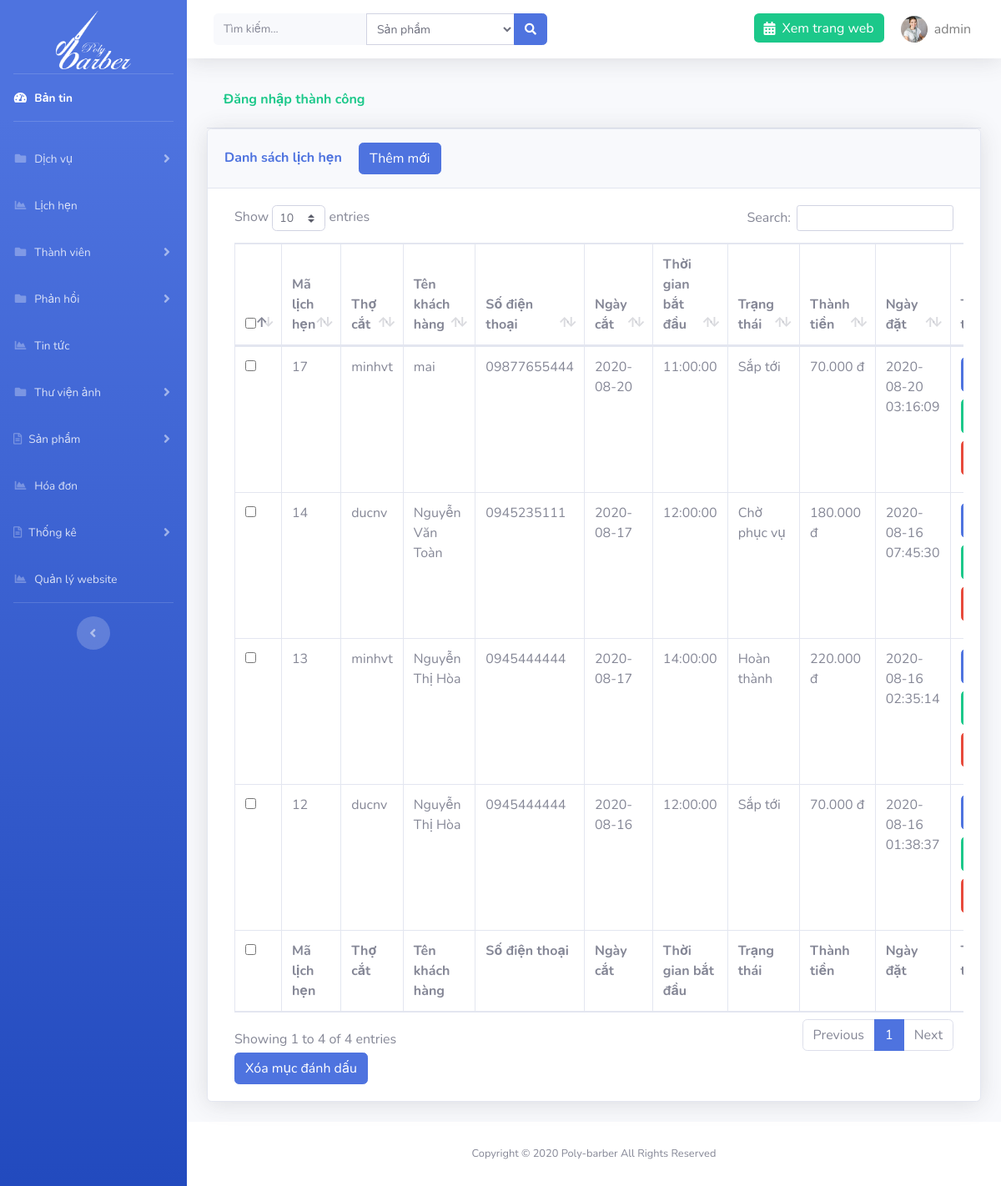
Page /admin/?page=appointment (signed in) on the committed database.
### tables this page shows
CREATE TABLE `setting` (
  `id` int(11) NOT NULL,
  `logo` varchar(191) NOT NULL,
  `file_ico` varchar(191) NOT NULL,
  `title` varchar(191) NOT NULL,
  `introduce` text NOT NULL,
  `slogan` varchar(191) NOT NULL
);

CREATE TABLE `appointments` (
  `id` int(11) NOT NULL,
  `id_barber` int(11) NOT NULL,
  `id_user` int(11) NOT NULL,
  `day` date NOT NULL,
  `id_time` int(11) NOT NULL,
  `cancel` int(1) NOT NULL,
  `created_at` timestamp NOT NULL DEFAULT current_timestamp()
);

CREATE TABLE `barbers` (
  `id` int(11) NOT NULL,
  `name` varchar(191) NOT NULL,
  `account` varchar(191) NOT NULL,
  `phone` varchar(11) NOT NULL,
  `email` varchar(191) DEFAULT NULL,
  `password` varchar(191) NOT NULL,
  `address` varchar(255) NOT NULL,
  `images` varchar(191) DEFAULT NULL,
  `code` varchar(191) DEFAULT NULL,
  `time_code` int(11) DEFAULT NULL
);

CREATE TABLE `users` (
  `id` int(11) NOT NULL,
  `account` varchar(191) NOT NULL,
  `password` varchar(191) NOT NULL,
  `name` varchar(191) NOT NULL,
  `address` varchar(255) NOT NULL,
  `phone` varchar(11) NOT NULL,
  `email` varchar(191) NOT NULL,
  `role` int(1) NOT NULL,
  `images` varchar(191) DEFAULT NULL,
  `code` varchar(191) DEFAULT NULL,
  `time_code` int(11) DEFAULT NULL
);

CREATE TABLE `word_time` (
  `id` int(11) NOT NULL,
  `time` time NOT NULL
);

### libs/database.php (called while the page is built, shortened)
<?php
function connection()
{
    try {
       $conn = new PDO("mysql:host=localhost; dbname=duan1; charset=utf8", "root", "");
    } catch (PDOException $e) {
        echo "Lỗi Kết nối" . $e->getMessage();
    }
    return $conn;
}
function query_exe($sql) {
    $conn = connection();
    try {
        $stmt = $conn->prepare($sql);
        $stmt->execute();
        $result = $stmt->fetchAll(PDO::FETCH_ASSOC);
        return $result;
    } catch (PDOException $e) {
        echo "Lỗi dữ liệu" . $e->getMessage();
    } finally {
        unset($conn);
    }
}
function query_limit($sql) {
    $conn = connection();
    try {
        $stmt = $conn->prepare($sql);
        $stmt->execute();
        $result = $stmt->fetch(PDO::FETCH_ASSOC);
        return $result;
    } catch (PDOException $e) {
        echo "Lỗi dữ liệu" . $e->getMessage();
    } finally {
        unset($conn);
    }
}

### libs/setting.php (called while the page is built, shortened)
<?php
require_once "database.php";
function list_limit_setting(){
    $sql = "SELECT * from setting order by id limit 0,1";
    return query_limit($sql);
}

### libs/appointments.php (called while the page is built, shortened)
<?php
require_once "database.php";
function list_all_appointment(){
    $sql = "SELECT appointments.*, barbers.account, users.name,users.phone ,time,barbers.images as barber_images
    from appointments inner join barbers on barbers.id = appointments.id_barber
    inner join users on users.id = appointments.id_user
    inner join word_time on word_time.id = appointments.id_time ORDER BY id DESC";
    return query_exe($sql);
}

### libs/app_detail.php (called while the page is built, shortened)
<?php
function all_app_detail($appointment){
    $sql = "SELECT app_detail.*, name,images,price,sale,time from app_detail inner join services on services.id= app_detail.id_service
    where id_appointment = $appointment
     ORDER BY id DESC";
    return query_exe($sql);
}

### admin/appointments/index.php (the view, shortened to what this page needs)
<?php
$appointment = list_all_appointment();
?>
<div class="container-fluid">
    <?php if (isset($_SESSION['message'])) : ?>
        <div class="card-header py-3 text-success">
            <h6 class="font-weight-bold"><?= $_SESSION['message'] ?></h6>
        </div>
    <?php endif; ?>
    <div class="card shadow mb-4">
        <div class="card-header py-3">
            <h6 class="m-0 font-weight-bold text-primary">Danh sách lịch hẹn <a href="<?= ROOT ?>admin/?page=appointment&action=add" class="btn btn-primary ml-3">Thêm mới</a></h6>
        </div>
        <div class="card-body">
            <div class="table-responsive">
                <form action="" method="POST" class="col-md-12">
                    <table class="table table-bordered" id="dataTable" width="100%" cellspacing="0">
                        <thead>
                            <tr>
                                <th>
                                    <input type="checkbox" name="checkall" class="checkall">
                                </th>
                                <th>Mã lịch hẹn</th>
                                <th>Thợ cắt</th>
                                <th>Tên khách hàng</th>
                                <th>Số điện thoại</th>
                                <th>Ngày cắt</th>
                                <th>Thời gian bắt đầu</th>
                                <th>Trạng thái</th>
                                <th>Thành tiền</th>
                                <th>Ngày đặt</th>
                                <th>Thao tác</th>
                            </tr>
                        </thead>
                        <tfoot>
                            <tr>
                            <th>
                                <input type="checkbox" name="checkall" class="checkall">
                                </th>
                                <th>Mã lịch hẹn</th>
                                <th>Thợ cắt</th>
                                <th>Tên khách hàng</th>
                                <th>Số điện thoại</th>
                                <th>Ngày cắt</th>
                                <th>Thời gian bắt đầu</th>
                                <th>Trạng thái</th>
                                <th>Thành tiền</th>
                                <th>Ngày đặt</th>
                                <th>Thao tác</th>
                            </tr>
                        </tfoot>
                        <tbody>
                            <?php foreach ($appointment as $a) : ?>
                                <tr>
                                    <td>
                                        <input type="checkbox" name="id[]" id="" value="<?= $a['id'] ?>">
                                    </td>
                                    <td><?= $a['id'] ?></td>
                                    <td><?= $a['account'] ?></td>
                                    <td><?= $a['name'] ?></td>
                                    <td><?= $a['phone'] ?></td>
                                    <td width='95'><?= $a['day'] ?></td>
                                    <td><?= $a['time'] ?></td>
                                    <?php if($a['cancel']==0): ?>
                                    <td>Sắp tới</td>
                                    <?php elseif($a['cancel']==1): ?>
                                        <td>Chờ phục vụ</td>
                                        <?php elseif($a['cancel']==2): ?>
                                        <td>Đang phục vụ</td>
                                        <?php elseif($a['cancel']==3): ?>
                                        <td>Hoàn thành</td>
                                        <?php elseif($a['cancel']==4): ?>
                                        <td>Đã hủy lịch</td>
                                    <?php endif; ?>
                                    <?php  $detail = all_app_detail($a['id']);
                                    $total=0;
                                    foreach($detail as $d){
                                        $price=$d['price'];
                                        $total += $price;
                                    }
                                    ?>
                                    <td><?=number_format($total,0,',','.').' đ';?></td>
                                    <td><?=$a['created_at']?></td>
                                    <td>
                                        <a href="<?= ROOT ?>admin/?page=appointment&action=detail&id=<?= $a['id'] ?>" class="btn btn-primary  d-block p-2 w-75 mb-2"><i class="fas fa-info-circle"></i></a>
                                        <a href="<?= ROOT ?>admin/?page=appointment&action=edit&id=<?= $a['id'] ?>" class="btn btn-success  d-block p-2 w-75 mb-2"><i class="far fa-edit"></i></a>
                                        <a href="<?= ROOT ?>admin/?page=appointment&id=<?= $a['id'] ?>" onclick="return confirm('Bạn có chắc muốn xóa không')" class="btn btn-danger  d-block p-2 w-75 mb-2"><i class="far fa-trash-alt"></i></a>
                                    </td>
                                </tr>
                            <?php endforeach; ?>
                        </tbody>
                    </table>
                    <button type="submit" class="btn btn-primary" id="btndel-appointment" name="btn-del">Xóa mục đánh dấu</button>
                </form>
            </div>
        </div>
    </div>
</div>

### admin/template/header.php (shortened to what this page needs)
<?php $setting = list_limit_setting(); ?>
<!DOCTYPE html>
<html lang="en">
<head>
    <link href="resource/vendor/fontawesome-free/css/all.min.css" rel="stylesheet" type="text/css">
    <link rel="stylesheet" href="resource/vendor/select2.min.css" />
<link rel="stylesheet" href="https://maxcdn.bootstrapcdn.com/bootstrap/4.4.1/css/bootstrap.min.css">
    <link href="resource/css/sb-admin-2.css" rel="stylesheet">
    <link href="resource/vendor/datatables/dataTables.bootstrap4.min.css" rel="stylesheet">
</head>
<body id="page-top">
    <div id="wrapper">
        <ul class="navbar-nav bg-gradient-primary sidebar sidebar-dark accordion" id="accordionSidebar">
            <a class="sidebar-brand d-flex align-items-center justify-content-center mb-3 pt-5" href="<?=ROOT?>admin">
                <img src="../images/<?=$setting['logo']?>" alt="logo" width="90" height="70">
            </a>
            <hr class="sidebar-divider my-0">
            <li class="nav-item active">
                <a class="nav-link" href="<?= ROOT ?>admin">
                    <i class="fas fa-fw fa-tachometer-alt"></i>
                    <span>Bản tin</span></a>
            </li>
            <hr class="sidebar-divider">
            <li class="nav-item">
                <a class="nav-link collapsed" href="#" data-toggle="collapse" data-target="#collapsePages" aria-expanded="true" aria-controls="collapsePages">
                    <i class="fas fa-fw fa-folder"></i>
                    <span>Dịch vụ</span>
                </a>
            </li>
            <li class="nav-item">
                <a class="nav-link" href="<?= ROOT ?>admin/?page=appointment">
                    <i class="fas fa-fw fa-chart-area"></i>
                    <span>Lịch hẹn</span></a>
            </li>
             <li class="nav-item">
                <a class="nav-link collapsed" href="#" data-toggle="collapse" data-target="#collapsePages2" aria-expanded="true" aria-controls="collapsePages">
                    <i class="fas fa-fw fa-folder"></i>
                    <span>Thành viên</span>
                </a>
            </li>
             <li class="nav-item">
                <a class="nav-link collapsed" href="#" data-toggle="collapse" data-target="#collapsePages3" aria-expanded="true" aria-controls="collapsePages">
                    <i class="fas fa-fw fa-folder"></i>
                    <span>Phản hồi</span>
                </a>
            </li>
               <li class="nav-item">
                <a class="nav-link" href="<?= ROOT ?>admin/?page=new">
                    <i class="fas fa-fw fa-chart-area"></i>
                    <span>Tin tức</span></a>
            </li>
  <li class="nav-item">
                <a class="nav-link collapsed" href="#" data-toggle="collapse" data-target="#collapsePages4" aria-expanded="true" aria-controls="collapsePages">
                    <i class="fas fa-fw fa-folder"></i>
                    <span>Thư viện ảnh</span>
                </a>
            </li>
            <li class="nav-item">
                <a class="nav-link collapsed" href="#" data-toggle="collapse" data-target="#collapseTwo" aria-expanded="true" aria-controls="collapseTwo">
                    <i class="far fa-file-alt"></i>
                    <span>Sản phẩm</span>
                </a>
            </li>
            <li class="nav-item">
                <a class="nav-link" href="<?= ROOT ?>admin/?page=order">
                    <i class="fas fa-fw fa-chart-area"></i>
                    <span>Hóa đơn</span></a>
            </li>
            <li class="nav-item">
                <a class="nav-link collapsed" href="#" data-toggle="collapse" data-target="#collapseTwo1" aria-expanded="true" aria-controls="collapseTwo">
                    <i class="far fa-file-alt"></i>
                    <span>Thống kê</span>
                </a>
            </li>
               <li class="nav-item">
                <a class="nav-link" href="<?= ROOT ?>admin/?page=setting">
                    <i class="fas fa-fw fa-chart-area"></i>
                    <span>Quản lý website</span></a>
            </li>
            <hr class="sidebar-divider d-none d-md-block">
            <div class="text-center d-none d-md-inline">
                <button class="rounded-circle border-0" id="sidebarToggle"></button>
            </div>
        </ul>
        <div id="content-wrapper" class="d-flex flex-column">
            <div id="content">
                <nav class="navbar navbar-expand navbar-light bg-white topbar mb-4 static-top shadow">
                    <form class="d-none d-sm-inline-block form-inline mr-auto ml-md-3 my-2 my-md-0 mw-100 navbar-search" method="POST" action="<?= ROOT ?>admin/search.php">
                        <div class="input-group">
                            <input name="keyword" type="text" title="Vui lòng nhập nội dung tìm kiếm" class="form-control bg-light border-0 small" placeholder="Tìm kiếm..." aria-label="Search" aria-describedby="basic-addon2" required>
                            <select name="select_search" id="" class="form-control form-control-sm select-search">
                        <option value="1">Sản phẩm</option>
                    </select>
                            <div class="input-group-append">
                                <button class="btn btn-primary" type="submit">
                                    <i class="fas fa-search fa-sm"></i>
                                </button>
                            </div>
                        </div>
                    </form>
                    <ul class="navbar-nav ml-auto">
                        <li class="nav-item no-arrow">
                            <a href="<?=ROOT?>" class="nav-link bg-success text-white h-50 mt-3 rounded"><i class="fas fa-calendar-alt mr-2"></i>Xem trang web</a>
                        </li>
                        <li class="nav-item dropdown no-arrow">
                            <a class="nav-link dropdown-toggle" href="" id="userDropdown" role="button" data-toggle="dropdown" aria-haspopup="true" aria-expanded="false">
                                <img class="img-profile rounded-circle" src="../images/users/<?=$_SESSION['user']['images']?>">
                                <span class="ml-2 mr-2 text-black-50"><?=$_SESSION['user']['account']?></span>
                            </a>
                        </li>
                    </ul>
                </nav>

### rows in the picture
setting: logo (picture)
appointments: id "17", id_barber.account "minhvt", id_user.name "mai", id_user.phone "09877655444", day "2020-08-20", word_time.time "11:00:00", cancel "Sắp tới", total "70.000", created_at "2020-08-20 03:16:09"
appointments: id "14", id_barber.account "ducnv", id_user.name "Nguyễn Văn Toàn", id_user.phone "0945235111", day "2020-08-17", word_time.time "12:00:00", cancel "Chờ phục vụ", total "180.000", created_at "2020-08-16 07:45:30"
appointments: id "13", id_barber.account "minhvt", id_user.name "Nguyễn Thị Hòa", id_user.phone "0945444444", day "2020-08-17", word_time.time "14:00:00", cancel "Hoàn thành", total "220.000", created_at "2020-08-16 02:35:14"
appointments: id "12", id_barber.account "ducnv", id_user.name "Nguyễn Thị Hòa", id_user.phone "0945444444", day "2020-08-16", word_time.time "12:00:00", cancel "Sắp tới", total "70.000", created_at "2020-08-16 01:38:37"

### other values in the picture
$_SESSION['user']['account'] "admin"
$_SESSION['message'] "Đăng nhập thành công"
